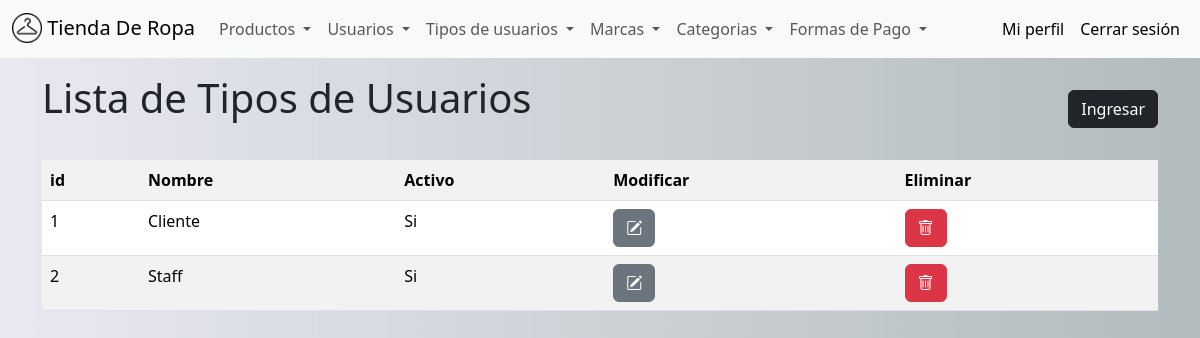
Page /staff/listarTipoUsuario (signed in) on the earlier database version.
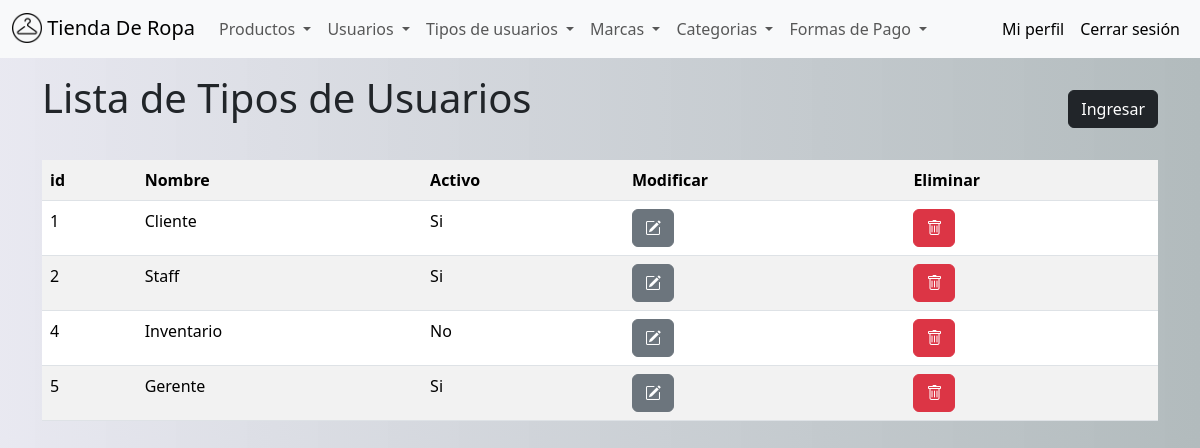
Same page on the later database version.
### usuarios/models.py (models this page shows, shortened)
class TipoDeUsuario(models.Model):
    nombre = models.CharField(max_length=50, verbose_name='Tipo de Usuario')
    activo = models.BooleanField(default=False)

### staff/views.py (the view)
# urls.py: path("listarTipoUsuario", views.listarTipoUsuario, name="listarTipoUsuario"),
@el_usuario_no_es_cliente
@login_required(login_url='login')
def listarTipoUsuario(request):
    listado = TipoDeUsuario.objects.all()
    context = {"listado": listado}
    return render(request, "listarTipoUsuario.html", context)

### staff/templates/listarTipoUsuario.html
{%extends "base_staff.html"%}{%block tittle%}Tipos de Usuarios{%endblock%}
{%block titulolista%}Lista de Tipos de Usuarios{%endblock%}
{%block urlboton%}{%url 'guardarTipoUsuario'%}{%endblock%}
{%block content%}
<table class="table table-responsive table-striped">
    <tr>
        <th><label>id</label></th>
        <th><label>Nombre</label></th>
        <th><label>Activo</label></th>
        <th><label>Modificar</label></th>
        <th><label>Eliminar</label></th>
    </tr>
{% for item in listado %}
    <tr>
        <td><label>{{ item.pk }}</label></td>
        <td><label>{{ item.nombre | capfirst }}</label></td>
        <td><label>{{ item.activo |yesno:"Si,No" }}</label></td>
        <td><a href="{% url 'buscarTipoUsuario' pk=item.id %}" class="btn btn-secondary"><i class="bi bi-pencil-square"></i></a></td>
        <td><a href="{% url 'eliminarTipoUsuario' pk=item.id %}" class="btn btn-danger"><i class="bi bi-trash"></i></a></td>
    </tr>
{% endfor %}
</table>
{%endblock%}

Differences in the rows shown:
added TipoDeUsuario: pk "4", nombre "Inventario", activo "No"
added TipoDeUsuario: pk "5", nombre "Gerente", activo "Si"
